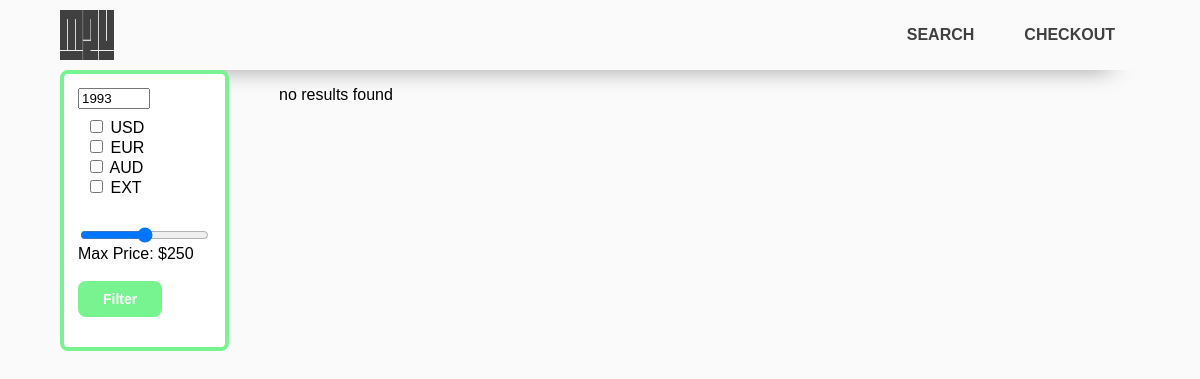
The page /Search.php?year=1993 on the database as committed earlier.
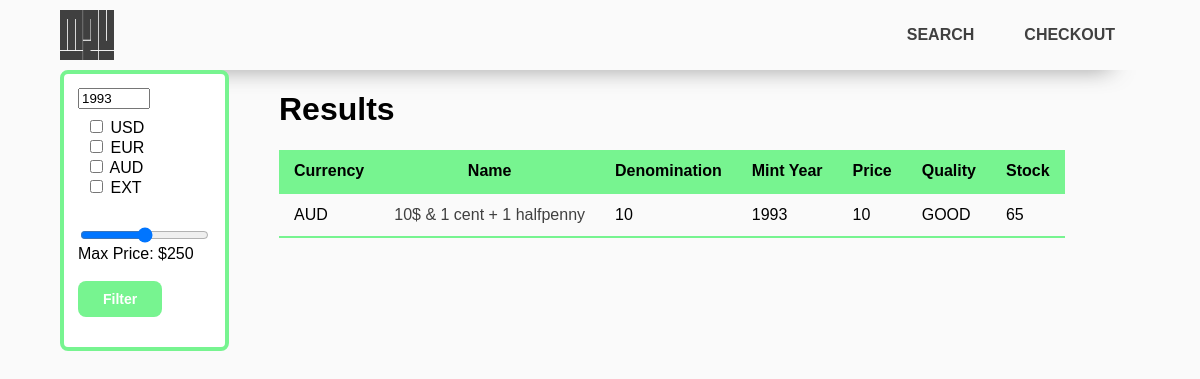
The same page on the database as committed later.
### tables this page shows
CREATE TABLE Products_status (
    product_id CHAR(10) NOT NULL,
    product_name VARCHAR(30) NOT NULL,
    price int NOT NULL,
    quality VARCHAR(100) NOT NULL DEFAULT "GOOD",
    shipping_status VARCHAR(100) NOT NULL DEFAULT "IN WAREHOUSE",
    quantity INT NOT NULL,
    PRIMARY KEY(product_id, quality, shipping_status),
    FOREIGN KEY (product_id) REFERENCES Products (product_id)
);

CREATE TABLE Products(
    product_id CHAR(10) NOT NULL UNIQUE,
    currency VARCHAR(100) NOT NULL,
    denomination SMALLINT NOT NULL,
    mint_year INT NOT NULL,
    product_image VARCHAR(100) NOT NULL,
    PRIMARY KEY (product_id) 
);

### db_functions.php (the view, shortened to what this page needs)
<?php
$header = ["Currency", "Name", "Denomination", "Mint Year", "Price", "Quality", "Stock"];
function display_search_results($conn, $filter_currency, $year, $cost)
{
    global $header;
    $sql = "SELECT Products.product_id, currency, product_name, denomination, mint_year, price, quality, quantity
            FROM Products
            CROSS JOIN Products_status
            ON Products.product_id = Products_status.product_id
            WHERE shipping_status = 'IN WAREHOUSE'";
    if($year != null)
    {
        $sql = $sql." AND mint_year = $year";
    }
    $ret = null;
    if($result = mysqli_query($conn, $sql))
    {
        if(mysqli_num_rows($result) > 0)
        {
            echo '<h1> Results </h1>', "\n";
            echo "\t\t\t", '<table id="results">', "\n";
            echo "\t\t\t\t", "<thead>";
            echo "\t\t\t\t\t", '<tr>', "\n";
            foreach($header as $label)
            {
                echo "\t\t\t\t\t\t", '<th>', $label, "</th>", "\n";
            }
            echo "\t\t\t\t\t", '</tr>', "\n";
            echo "</thead>";
            echo "<tbody>";
            while($row = mysqli_fetch_assoc($result))
            {
                echo "\t\t\t\t\t", '<tr>', "\n";
                foreach($row as $attribute => $value)
                {
                    if($attribute == "product_id")
                    {
                        continue;
                    }
                    else if($attribute == "product_name")
                    {
                        echo "\t\t\t\t\t\t", '<td>', '<a href=Product.php?element=',$row["product_id"], '>', $value, '</a>' ,"</td>", "\n";
                    }
                    else
                    {
                        echo "\t\t\t\t\t\t", '<td>', $value, "</td>", "\n";
                    }
                }
            }
            echo "\t\t\t", "</table>", "\n";
        }
        else
        {
            echo "\t\t\t", "<p> no results found </p>";
        }
    }
    else
    {
        echo "\t\t\t", "<p> sql query faliure</p>";
    }
    return $ret;
}
?>

Rows that differ between the two databases and show on the page:
added products_status: product.currency "AUD", product_name "10$ & 1 cent + 1 halfpenny", product.denomination "10", product.mint_year "1993", price "10", quality "GOOD", quantity "65"
Other text that changed with them:
text no longer shown: "no results found"
text now shown: "Results"
new list line: "Currency"
new list line: "Name"
new list line: "Denomination"
new list line: "Mint Year"
new list line: "Price"
new list line: "Quality"
new list line: "Stock"
